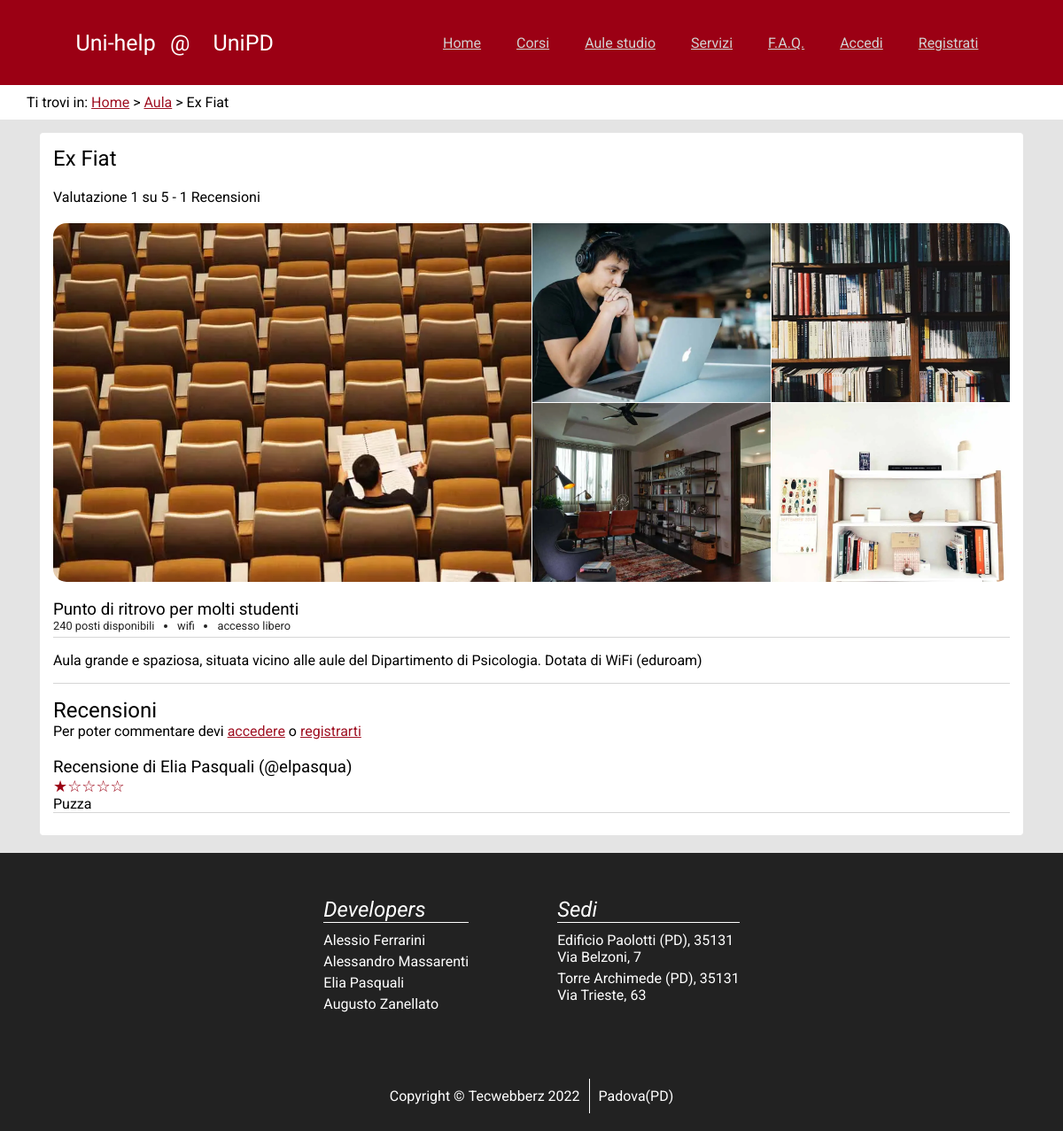
Screenshot of /aula.php?id=5 with the database file from the repository.
### tables this page shows
CREATE TABLE `Review_studyroom` (
  `id_recensione` int(11) NOT NULL,
  `utente_recensore` varchar(255) NOT NULL,
  `testo` text NOT NULL,
  `voto` int(1) NOT NULL,
  `study_room` int(11) NOT NULL
);

### public_html/app/global.php (called while the page is built, shortened)
<?php
require_once($root . "/lib/databaselayer.php");
require_once($root . "/lib/template_engine.php");
require_once($root . "/lib/commontemplates.php");
$template_engine = new TemplateEngine($root . "/templates");
?>

### public_html/lib/template_engine.php (called while the page is built, shortened)
<?php
class TemplateEngine {
    private string $base_path;
    public function __construct(string $base_path = "templates") {
        $this->base_path = $base_path;
    }
    public function load_template(string $name): Template {
        $template_content = "";
        try {
            $template_content = file_get_contents("{$this->base_path}/{$name}");
        } catch (Exception $ex) {
            throw new Exception("Could not open template: \"{$name}\"
                in base {$this->base_path}");
        }
        return new Template($name, $template_content);
    }
}
class Template {
    private string $state;
    public function __construct(string $template_name, string $state) {
        $this->state = $state;
    }
    public function insert(string $id, string $value): void {
        $patt_begin = self::PATT_BEGIN;
        $patt_end = self::PATT_END;
        $n_changes = 0;
        $patt = "{$patt_begin}{$id}{$patt_end}";
        $this->state = str_replace($patt, $value, $this->state, $n_changes);
    }
    public function build(): string {
        $patt_begin = self::PATT_BEGIN;
        $patt_end = self::PATT_END;
        $patt = "~{$patt_begin}([a-zA-Z0-9_-]+){$patt_end}~";
        return $this->state;
    }
}
?>

### public_html/lib/databaselayer.php (called while the page is built, shortened)
<?php
class DatabaseLayer {
    private string $url;
    private string $user;
    private string $pass;
    private string $database;
    private ?mysqli $maybe_connection;
    public function __construct(string $url, string $user,
                                string $pass, string $database) {
        $this->url = $url;
        $this->user = $user;
        $this->pass = $pass;
        $this->database = $database;
        $this->maybe_connection = null;
    }
    private function connection(): mysqli {
        if ($this->maybe_connection === null) {
            $this->maybe_connection = new mysqli(
                $this->url,
                $this->user,
                $this->pass,
                $this->database
            );
        }
        return $this->maybe_connection;
    }
    public function query(string $statement,
                           array $parameters = array()) {
        $stmt = $this->connection()->prepare($statement);
        $format = "";
        $values = array();
        foreach ($parameters as $valtype) {
            $format  .= $valtype[0];
            $values[] = $valtype[1];
        }
        if ($format !== "") {
            $stmt->bind_param($format, ...$values);
        }
        $stmt->execute();
        $result = $stmt->get_result();
        return $result;
    }
}
?>

### public_html/lib/orm/services/reviewservice.php (called while the page is built, shortened)
<?php
class ReviewService {
    private DatabaseLayer $db;
    private string $table_studyroom;
    public function __construct(DatabaseLayer $db) {
        $this->db = $db;
        $this->table_studyroom = "Review_studyroom";
    }
    public function get_studyroom_reviews(StudyRoomDTO $room): array {
        $res = $this->db->query(
            "SELECT * FROM {$this->table_studyroom} as T
                JOIN User AS U ON U.username = T.utente_recensore
             WHERE study_room = ?
             ORDER BY id_recensione DESC",
            array(
                array("i", $room->id)
            )
        );
        $ret = array();
        while ($row = $res->fetch_assoc()) {
            $ret[] = parse_review(ReviewType::STUDYROOM, $row);
        }
        return $ret;
    }
}
?>

### public_html/aula.php (the view, shortened to what this page needs)
<?php
$root = ".";
require_once($root . "/app/global.php");
$id = $_GET["id"];
$room = $studyroom_service->get_room_by_id($id);
$carousel = $studyroom_service->get_carousel($room);
$reviews = $review_service->get_studyroom_reviews($room);
$room_template = $template_engine->load_template(
    "aula.template.html");
$room_template->insert("header", build_header());
$room_template->insert("footer", build_footer());
$room_template->insert_all(array(
    "meta_aula" => strip_tags($room->name),
    "meta_keyword" => strip_tags($room->name),
    "bc_aula" => $room->name,
    "description"  => $room->description,
    "registration" => $room->reservation_required ? "registrazione richiesta"
                                                  : "accesso libero",
    "seats"        => $room->seats,
    "wifi"         => $room->wifi ? "wifi"
                                  : "solo connessione cablata",
    "name"         => $room->name,
    "name_tit"     => strip_tags($room->name),
    "short_desc"   => $room->short_description,
    "main_image"   => build_image($room->main_image),
));
$carousel_content = "";
foreach ($carousel as $img) {
    $carousel_content .= build_image($img);
}
$room_template->insert("carousel", $carousel_content);
$stats = statistics($reviews);
$room_template->insert_all(array(
    "count" => $stats["count"],
    "rating" => $stats["rating"],
));
$msg = "";
$room_template->insert("msg", $msg);
$room_template->insert("form_recensione", make_review_form(ReviewType::STUDYROOM, $room->id, "aula.php?id={$room->id}"));
$room_template->insert("recensioni", make_reviews($reviews));
echo $room_template->build();
?>

### rows the page displays
review_studyroom: testo "Uni-help @ UniPD Ti trovi in: Home Aula Ex Fiat Ex Fiat Valutazione 1 su 5 - 1 Recensioni Punto di ritrovo per molti studenti 240 posti disponibili wifi accesso libero Aula grande e spaziosa, situata vicino alle aule del Dipartimento di Psicologia. Dotata di WiFi (eduroam) Recensioni Per poter commentare devi accedere o registrarti Recensione di Elia Pasquali (@elpasqua) Puzza Developers Alessio Ferrarini Alessandro Massarenti Elia Pasquali Augusto Zanellato Sedi Edificio Paolotti (PD), 35131 Via Belzoni, 7 Torre Archimede (PD), 35131 Via Trieste, 63 Copyright © Tecwebberz 2022 Padova(PD)", testo (picture)

### other values shown
$content "Home Corsi Aule studio Servizi F.A.Q. Accedi Registrati"
$ret "★☆☆☆☆"
